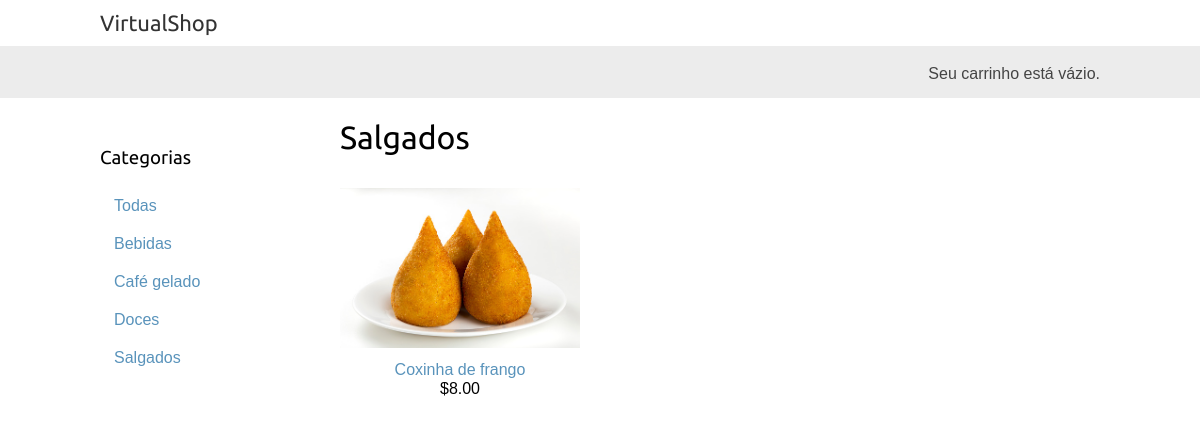
Page /salgados/ on the committed database.
### shop/models.py (models this page shows, shortened)
class Categoria(models.Model):
    nome = models.CharField(max_length=200)
    slug = models.SlugField(max_length=200, unique=True)
    class Meta:
        ordering = ['nome']
        indexes = [
            models.Index(fields=['nome']),
        ]
        verbose_name = 'categoria'
        verbose_name_plural = 'categorias'
    def get_absolute_url(self):
        return reverse(
            'shop:produto_list_por_categoria', args=[self.slug]
        )

class Produto(models.Model):
    categoria = models.ForeignKey(
        Categoria,
        related_name='produtos',
        on_delete=models.CASCADE
    )
    nome = models.CharField(max_length=200)
    slug = models.SlugField(max_length=200)
    imagem = models.ImageField(upload_to='produtos/%Y/%m/%d',blank=True)
    descricao = models.TextField(blank=True)
    preco = models.DecimalField(max_digits=10,decimal_places=2)
    disponivel = models.BooleanField(default=True)
    criado = models.DateTimeField(auto_now_add=True)
    atualizado = models.DateTimeField(auto_now=True)
    def get_absolute_url(self):
        return reverse('shop:produto_detalhe', args=[self.id, self.slug])

### shop/views.py (the view)
# urls.py: path('', views.produto_list, name='produto_list'),
def produto_list(request, categoria_slug=None):
    categoria = None
    categorias = Categoria.objects.all()
    produtos = Produto.objects.filter(disponivel=True)
    if categoria_slug:
        categoria = get_object_or_404(Categoria, slug = categoria_slug)
        produtos = produtos.filter(categoria = categoria)
    return render(
        request,
        'shop/produto/list.html',
        {
            'categoria': categoria,
            'categorias': categorias,
            'produtos': produtos
        }
    )

### shop/templates/shop/produto/list.html (shortened to what this page needs)
{% extends "shop/base.html" %}
{% load static %}
{% block content %}
<div id='sidebar'>
  <h3>Categorias</h3>
  <ul>
    <li {% if not categoria %} class="selected" {% endif %}>
      <a href="{% url 'shop:produto_list' %}">Todas</a>
    </li>
    {% for c in categorias %}
    <li {% if categoria.slug is c.slug %} class="selected" {% endif %}>
      <a href="{{ c.get_absolute_url }}">{{ c.nome }}</a>
    </li>
    {% endfor %}
  </ul>
</div>
<div id="main" class="product-list">
  <h1>{% if categoria %}{{ categoria.nome }}{% else %}Produtos{% endif %}</h1>
  {% for produto in produtos %}
  <div class="item">
    <a href="{{ produto.get_absolute_url }}">
      <img src="{% if produto.imagem %}{{ produto.imagem.url }}{% else %}{% static " img/no_image.png" %}{% endif %}">
    </a>
    <a href="{{ produto.get_absolute_url }}">{{ produto.nome }}</a>
    <br>
    ${{ produto.preco }}
  </div>
  {% endfor %}
</div>
{% endblock %}

### shop/static/css/base.css (style rules this page uses)
body { margin:0; padding:0; font-family:helvetica, sans-serif; }
h1, h2, h3, h4, h5 , h6 { font-family: 'Ubuntu', sans-serif; font-weight:normal; }
a { text-decoration:none; color:#5993bb; }
#sidebar { width:220px; padding:30px 20px 0 0; float:left; }
#sidebar ul { margin:0; padding:0; }
#sidebar ul li { margin:0; list-style:none; padding:10px 14px; }
#sidebar ul li a { display:block; }
#main { float:left; width: 96%; margin-right:-220px; overflow:hidden; }
.product-list .item { width:25%; padding:10px 20px 10px 0; float:left; text-align:center; line-height:1.2; }
.product-list .item img { width:100%; margin-bottom:8px; }

### rows in the picture
Categoria: nome "Bebidas"
Categoria: nome "Café gelado"
Categoria: nome "Doces"
Categoria: nome "Salgados"
Produto: imagem (picture), nome "Coxinha de frango", preco "8.00"
